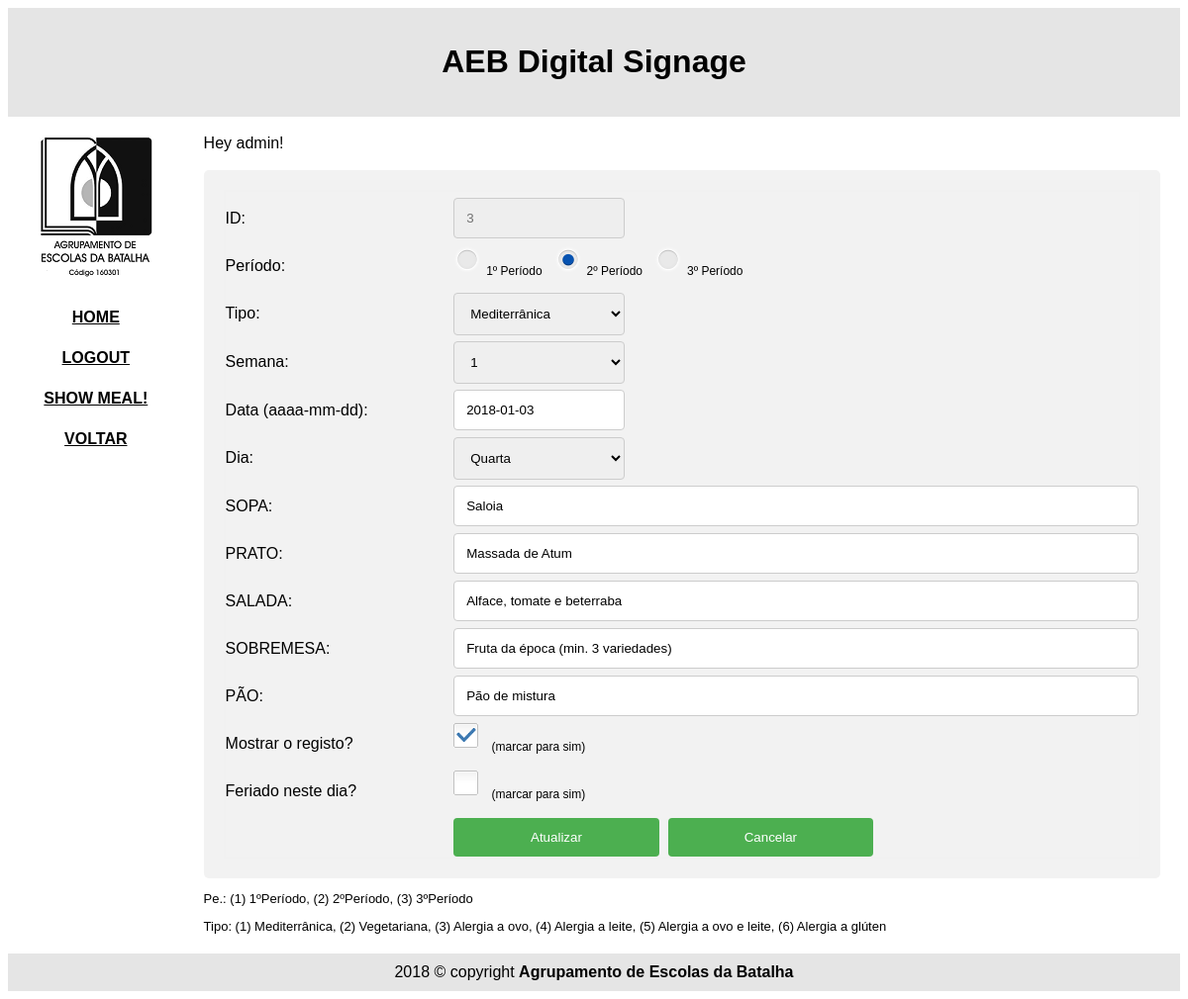
The page /managerDatabaseRecord.php?id=3&mode=edit (signed in) on the database its author committed.
### tables this page shows
CREATE TABLE IF NOT EXISTS `ementas1` (
`ID` int(11) NOT NULL,
  `periodo` tinyint(1) DEFAULT NULL,
  `tipo` tinyint(1) DEFAULT NULL,
  `semana` int(5) DEFAULT NULL,
  `data` date DEFAULT NULL,
  `dia` varchar(7) DEFAULT NULL,
  `sopa` varchar(100) NOT NULL,
  `prato` varchar(255) NOT NULL,
  `salada` varchar(100) NOT NULL,
  `sobremesa` varchar(100) NOT NULL,
  `pao` varchar(100) NOT NULL,
  `mostrar` tinyint(1) NOT NULL DEFAULT '1',
  `feriado` tinyint(1) NOT NULL DEFAULT '0'
);

### managerDatabaseRecord.php (the view, shortened to what this page needs)
<!DOCTYPE html>
<html>
<head>
</head>
<body >
<div style="background-color:#e5e5e5;padding:15px;text-align:center;">
  <h1>AEB Digital Signage</h1>
</div>
<div style="overflow:auto">
<div class="menu">
<p><img src="aeblogo150.png" alt="Logo"></p>
    <a href="index.html">HOME</a>
	<?php
		if (isset($_SESSION['username'])) {
			echo "<a href='logout.php'>LOGOUT</a>";
		}
		else {
			echo "<a href='login.php'>LOGIN</a>";
		}
	?>
    <a href="#">SHOW MEAL!</a>
	<a href="managerDatabase.php">VOLTAR</a>
	<p>&nbsp;</p>
  </div>
  <div class="main"><br>
	<?php
		if (!isset($_SESSION['username'])) {
			header('Location: login.php');
		}
		else {
			$username=$_SESSION['username'];
			echo "Hey ".$username."!<br>&nbsp;";
		}
	$botao = "";
	if(!isset($_GET['id']) AND !isset($_GET['mode'])) {
		header("Location: managerDatabase.php");
		exit;
	}
	else {
		if(!isset($_GET['id'])) {
			header("Location: managerDatabase.php");
			exit;
			}
		else {
			$id = $_GET['id'];
			$modo = $_GET['mode'];
			if ($modo == 'edit') { $botao = "Atualizar"; }
		}
	}
	$consulta = "SELECT * FROM ementas1 WHERE ID=" .$id;
	$resultado = mysqli_query($ligacao, $consulta);
	if($resultado){
		while($linha = mysqli_fetch_array($resultado)){
			$campo0= $linha["ID"];
			$campo1 = $linha["periodo"];
			$campo2= $linha["tipo"];
			$campo3 = $linha["semana"];
			$campo4 = $linha["data"];
			$campo5 = $linha["dia"];
			$campo6 = $linha["sopa"];
			$campo7 = $linha["prato"];
			$campo8 = $linha["salada"];
			$campo9 = $linha["sobremesa"];
			$campo10 = $linha["pao"];
			$campo11 = $linha["mostrar"];
			$campo12 = $linha["feriado"];
		}
		?>
		<div class="container">
		<form id="form_registo" method="POST"
			action="processarRegisto.php?id=<?php echo $campo0 ?>&mode=<?php echo $modo ?>">
			<div class="row">
				<div class="col-25"><label for="ID">ID:</label></div>
				<div class="col-75">
					<input type="text" class="short inactive" name="ID" value="<?php echo $campo0 ?>" readonly>
				</div>
			</div>
			<div class="row">
				<div class="col-25"><label>Período:</label></div>
				<div class="col-75"><?php
					$options = array( '1º Período', '2º Período', '3º Período' );
					$output = '';
					for( $i=0; $i<count($options); $i++ ) {
						$item=$i+1;
						if ($modo=='edit') {
							$output = '<input type="radio" name="periodo" id="radio'.$item.'" class="css-radio" value='.$item.' '.($campo1 == $item ? 'checked="checked"' : '' ).'><label for="radio'.$item.'" class="css-labelrad radGroup">'.$options[$i].'</label>';
						}
						else {
							$output = '<input type="radio" name="periodo" id="radio'.$item.'" class="css-radio" value='.$item.' '.($campo1 == $item ? 'checked="checked"' : '' ).' disabled><label for="radio'.$item.'" class="css-labelrad radGroup">'.$options[$i].'</label>';
						}
						echo $output;
					}
					?></div>
			</div>
			<div class="row">
				<div class="col-25"><label>Tipo:</label></div>
				<div class="col-75"><select name="tipo" class="short" ><?php
						$options = array( 'Mediterrânica', 'Vegetariana', 'Alergia a ovo', 'Alergia a leite', 'Alergia a ovo e leite', 'Alergia a glúten');
						$output = '';
							for( $i=0; $i<count($options); $i++ ) {
								$item=$i+1;
								if ($modo=='edit') {
									$output = '<option value='.$item.' '.($campo2 == $item ? 'selected="selected"' : '' ).'>'.$options[$i].'</option>';
								}
								else {
									$output = '<option value='.$item.' '.($campo2 == $item ? 'selected="selected"' : '' ).'  disabled>'.$options[$i].'</option>';
								}
								echo $output;
							}
					?></select></div>
			</div>
			<div class="row">
				<div class="col-25"><label>Semana:</label></div>
				<div class="col-75">
						<select name="semana" class="short" ><?php
							$output = '';
							for( $i=0; $i<15; $i++ ) {
								$item=$i+1;
								if ($modo=='edit') {
									$output = '<option value='.$item.' '.($campo3 == $item ? 'selected="selected"' : '' ).'>'.$item.'</option>';
								}
								else {
									$output = '<option value='.$item.' '.($campo3 == $item ? 'selected="selected"' : '' ).'  disabled>'.$item.'</option>';
								}
								echo $output;
							}
					?></select>
				</div>
			</div>
			<div class="row">
				<div class="col-25"><label>Data (aaaa-mm-dd):</label></div>
				<div class="col-75">
					<?php
							if ($modo=='edit') {
								echo '<input type="text" name="data" class="short" value="'.$campo4.'">';
							}
							else {
								echo '<input type="text" name="data" class="short" value="'.$campo4.'" readonly>';
							}
					?>
				</div>
			</div>
			<div class="row">
				<div class="col-25"><label>Dia:</label></div>
				<div class="col-75">
						<select name="dia" class="short" ><?php
							$options = array( 'Segunda', 'Terça', 'Quarta', 'Quinta', 'Sexta');
							$output = '';
							for( $i=0; $i<count($options); $i++ ) {
								if ($modo=='edit') {
									$output = '<option value='.$options[$i].' '.($campo5 == $options[$i] ? 'selected="selected"' : '' ).'>'.$options[$i].'</option>';
								}
								else {
									$output = '<option value='.$options[$i].' '.($campo5 == $options[$i] ? 'selected="selected"' : '' ).'  disabled>'.$options[$i].'</option>';
								}
								echo $output;
							}
					?></select>
				</div>
			</div>
			<div class="row">
				<div class="col-25"><label>SOPA:</label></div>
				<div class="col-75">
					<?php
						if ($modo=='edit') {
							echo '<input type="text" name="sopa" value="'.$campo6.'">';
						}
						else {
							echo '<input type="text" name="sopa" value="'.$campo6.'" readonly>';
						}
					?>
				</div>
			</div>
			<div class="row">
				<div class="col-25"><label>PRATO:</label></div>
				<div class="col-75">
					<?php
						if ($modo=='edit') {
							echo '<input type="text" name="prato" value="'.$campo7.'">';
						}
						else {
							echo '<input type="text" name="prato" value="'.$campo7.'" readonly>';
						}
					?>
				</div>
			</div>
			<div class="row">
				<div class="col-25"><label>SALADA:</label></div>
				<div class="col-75">
					<?php
						if ($modo=='edit') {
							echo '<input type="text" name="salada" value="'.$campo8.'">';
						}
						else {
							echo '<input type="text" name="salada" value="'.$campo8.'" readonly>';
						}
					?>
				</div>
			</div>
			<div class="row">
				<div class="col-25"><label>SOBREMESA:</label></div>
				<div class="col-75">
					<?php
						if ($modo=='edit') {
							echo '<input type="text" name="sobremesa" value="'.$campo9.'">';
						}
						else {
							echo '<input type="text" name="sobremesa" value="'.$campo9.'" readonly>';
						}
					?>
				</div>
			</div>
			<div class="row">
				<div class="col-25"><label>PÃO:</label></div>
				<div class="col-75">
					<?php
						if ($modo=='edit') {
							echo '<input type="text" name="pao" value="'.$campo10.'">';
						}
						else {
							echo '<input type="text" name="pao" value="'.$campo10.'" readonly>';
						}
					?>
				</div>
			</div>
			<div class="row">
				<div class="col-25"><label>Mostrar o registo?</label></div>
				<div class="col-75"><?php
					$output = '';
					if ($modo=='edit') {
						$output = '<input name="mostrar" type="checkbox" class="css-checkbox" id="checkboxG1"'.($campo11 == 1 ? 'checked="checked"' : '' ).'><label for="checkboxG1" class="css-labelchk">&nbsp;(marcar para sim)</label>';
					}
					else {
						$output = '<input name="mostrar" type="checkbox" class="css-checkbox" id="checkboxG1"'.($campo11 == 1 ? 'checked="checked"' : '' ).' disabled><label for="checkboxG1" class="css-labelchk">&nbsp;(marcar para sim)</label>';
					}
					echo $output;
					?>
				</div>
			</div>
			<div class="row">
				<div class="col-25"><label>Feriado neste dia?</label></div>
				<div class="col-75"><?php
					$output = '';
					if ($modo=='edit') {
						$output = '<input name="feriado" type="checkbox" class="css-checkbox" id="checkboxG2"'.($campo12 == 1 ? 'checked="checked"' : '' ).'><label for="checkboxG2" class="css-labelchk">&nbsp;(marcar para sim)</label>';
					}
					else {
						$output = '<input name="feriado" type="checkbox" class="css-checkbox" id="checkboxG2"'.($campo12 == 1 ? 'checked="checked"' : '' ).' disabled><label for="checkboxG2" class="css-labelchk">&nbsp;(marcar para sim)</label>';
					}
					echo $output;
					?>
				</div>
			</div>
			<div class="row">
				<div class="col-75">
					<input type="submit" name="doit" value="<?php echo $botao ?>">&nbsp;
					<input type="submit" name="cancel" value="Cancelar" >&nbsp;
				</div>
			</div>
	<?php
	}
	else {
		echo "Não foi encontrado o registo.";
	}
	?>
		</form>
	</div>
	<div>
		<pre>Pe.: (1) 1ºPeríodo, (2) 2ºPeríodo, (3) 3ºPeríodo</pre>
		<pre>Tipo: (1) Mediterrânica, (2) Vegetariana, (3) Alergia a ovo, (4) Alergia a leite, (5) Alergia a ovo e leite, (6) Alergia a glúten </pre>
	</div>
</div>
</div>
<div style="background-color:#e5e5e5;text-align:center;padding:10px;margin-top:7px;">2018 © copyright <strong>Agrupamento de Escolas da Batalha</strong></div>
</body>
</html>

### managerDatabaseRecord.php (style rules this page uses)
body { font-family: Arial, Helvetica, sans-serif; }
form { border: 2px solid #f1f1f1; }
pre { font-family: Arial, Helvetica, sans-serif; font-size:0.8125em; }
input[type=radio].css-radio + label.css-labelrad { padding-left:33px; height:28px; display:inline-block; line-height:28px; background-repeat:no-repeat; background-position: 0 0; font-size:12px; vertical-align:middle; cursor:pointer; }
input[type=radio].css-radio:checked + label.css-labelrad { background-position: 0 -28px; }
label.css-labelrad { background-image:url(2radio.png); -webkit-touch-callout: none; -webkit-user-select: none; -khtml-user-select: none; -moz-user-select: none; -ms-user-select: none; user-select: none; }
input[type=checkbox].css-checkbox + label.css-labelchk { padding-left:35px; height:25px; display:inline-block; line-height:25px; background-repeat:no-repeat; background-position: 0 0; font-size:12px; vertical-align:middle; cursor:pointer; }
input[type=checkbox].css-checkbox:checked + label.css-labelchk { background-position: 0 -25px; }
label.css-labelchk { background-image:url(2checkbox.png); -webkit-touch-callout: none; -webkit-user-select: none; -khtml-user-select: none; -moz-user-select: none; -ms-user-select: none; user-select: none; }
input[type=text], select { width: 100%; padding: 12px; border: 1px solid #ccc; border-radius: 4px; resize: vertical; }
input.short[type=text], select.short { width: 25%; padding: 12px; border: 1px solid #ccc; border-radius: 4px; resize: vertical; }
input.inactive[type=text], select.inactive { width: 25%; padding: 12px; border: 1px solid #ccc; border-radius: 4px; resize: vertical; background: #eee; color: #727272; }
label { padding: 12px 12px 12px 0; display: inline-block; }
input[type=submit] { background-color: #4CAF50; color: white; padding: 12px 20px; border: none; border-radius: 4px; cursor: pointer; width: 30%; //float: right; }
.container { border-radius: 5px; background-color: #f2f2f2; padding: 20px; }
.col-25 { float: left; width: 25%; margin-top: 6px; }
.col-75 { float: left; width: 75%; margin-top: 6px; }
.row:after { content: ""; display: table; clear: both; }
* { box-sizing: border-box; }
.menu { float:left; width:15%; text-align:center; }
.menu a { background-color:#ffffff; padding:8px; margin-top:7px; display:block; width:100%; color:black; font-weight: bold; }
.main { float:left; width:85%; padding:0 20px; }

### rows shown on the page
ementas1: ID "3", tipo "Mediterrânica", semana "1", data "2018-01-03", dia "Quarta", sopa "Saloia", prato "Massada de Atum", salada "Alface, tomate e beterraba", sobremesa "Fruta da época (min. 3 variedades)", pao "Pão de mistura"

### other values the page prints
$username "admin"
$options[$i] "1º Período"
$options[$i] "2º Período"
$options[$i] "3º Período"
